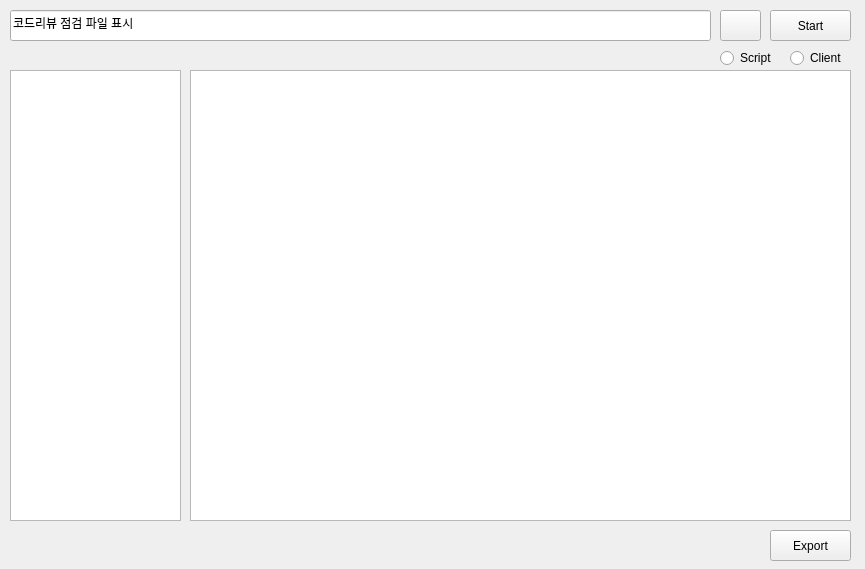
<?xml version="1.0" encoding="UTF-8"?>
<ui version="4.0">
 <class>Form</class>
 <widget class="QWidget" name="Form">
  <property name="geometry">
   <rect>
    <x>0</x>
    <y>0</y>
    <width>865</width>
    <height>569</height>
   </rect>
  </property>
  <property name="sizePolicy">
   <sizepolicy hsizetype="Minimum" vsizetype="Minimum">
    <horstretch>0</horstretch>
    <verstretch>0</verstretch>
   </sizepolicy>
  </property>
  <property name="windowTitle">
   <string>CodeReview 점검 Tool</string>
  </property>
  <property name="windowIcon">
   <iconset>
    <normaloff>hw_main_form.png</normaloff>hw_main_form.png</iconset>
  </property>
  <property name="autoFillBackground">
   <bool>true</bool>
  </property>
  <widget class="QLineEdit" name="lineEdit_Path">
   <property name="geometry">
    <rect>
     <x>10</x>
     <y>10</y>
     <width>701</width>
     <height>31</height>
    </rect>
   </property>
   <property name="sizePolicy">
    <sizepolicy hsizetype="Preferred" vsizetype="Ignored">
     <horstretch>0</horstretch>
     <verstretch>0</verstretch>
    </sizepolicy>
   </property>
   <property name="contextMenuPolicy">
    <enum>Qt::ActionsContextMenu</enum>
   </property>
   <property name="acceptDrops">
    <bool>true</bool>
   </property>
   <property name="layoutDirection">
    <enum>Qt::RightToLeft</enum>
   </property>
   <property name="text">
    <string>코드리뷰 점검 파일 표시</string>
   </property>
  </widget>
  <widget class="QPushButton" name="pushButton_Open">
   <property name="geometry">
    <rect>
     <x>720</x>
     <y>10</y>
     <width>41</width>
     <height>31</height>
    </rect>
   </property>
   <property name="text">
    <string/>
   </property>
   <property name="icon">
    <iconset>
     <normaloff>folder_icon.png</normaloff>folder_icon.png</iconset>
   </property>
  </widget>
  <widget class="QPushButton" name="pushButton_Start">
   <property name="geometry">
    <rect>
     <x>770</x>
     <y>10</y>
     <width>81</width>
     <height>31</height>
    </rect>
   </property>
   <property name="text">
    <string extracomment="sdfasf">Start</string>
   </property>
  </widget>
  <widget class="QPushButton" name="pushButton_Open_3">
   <property name="geometry">
    <rect>
     <x>770</x>
     <y>530</y>
     <width>81</width>
     <height>31</height>
    </rect>
   </property>
   <property name="text">
    <string extracomment="sdfasf">Export</string>
   </property>
  </widget>
  <widget class="QRadioButton" name="radioButton">
   <property name="geometry">
    <rect>
     <x>790</x>
     <y>50</y>
     <width>61</width>
     <height>16</height>
    </rect>
   </property>
   <property name="text">
    <string>Client</string>
   </property>
  </widget>
  <widget class="QRadioButton" name="radioButton_2">
   <property name="geometry">
    <rect>
     <x>720</x>
     <y>50</y>
     <width>61</width>
     <height>16</height>
    </rect>
   </property>
   <property name="text">
    <string>Script</string>
   </property>
  </widget>
  <widget class="QListWidget" name="listWidget_file">
   <property name="geometry">
    <rect>
     <x>10</x>
     <y>70</y>
     <width>171</width>
     <height>451</height>
    </rect>
   </property>
  </widget>
  <widget class="QTableWidget" name="tableWidget">
   <property name="geometry">
    <rect>
     <x>190</x>
     <y>70</y>
     <width>661</width>
     <height>451</height>
    </rect>
   </property>
   <property name="frameShape">
    <enum>QFrame::StyledPanel</enum>
   </property>
   <property name="frameShadow">
    <enum>QFrame::Sunken</enum>
   </property>
   <property name="verticalScrollBarPolicy">
    <enum>Qt::ScrollBarAlwaysOff</enum>
   </property>
   <property name="horizontalScrollBarPolicy">
    <enum>Qt::ScrollBarAlwaysOff</enum>
   </property>
   <property name="sizeAdjustPolicy">
    <enum>QAbstractScrollArea::AdjustToContentsOnFirstShow</enum>
   </property>
   <property name="autoScroll">
    <bool>false</bool>
   </property>
   <property name="editTriggers">
    <set>QAbstractItemView::NoEditTriggers</set>
   </property>
   <property name="selectionMode">
    <enum>QAbstractItemView::SingleSelection</enum>
   </property>
   <property name="gridStyle">
    <enum>Qt::SolidLine</enum>
   </property>
   <property name="sortingEnabled">
    <bool>false</bool>
   </property>
   <attribute name="verticalHeaderVisible">
    <bool>false</bool>
   </attribute>
   <attribute name="verticalHeaderStretchLastSection">
    <bool>false</bool>
   </attribute>
  </widget>
 </widget>
 <resources/>
 <connections/>
</ui>
